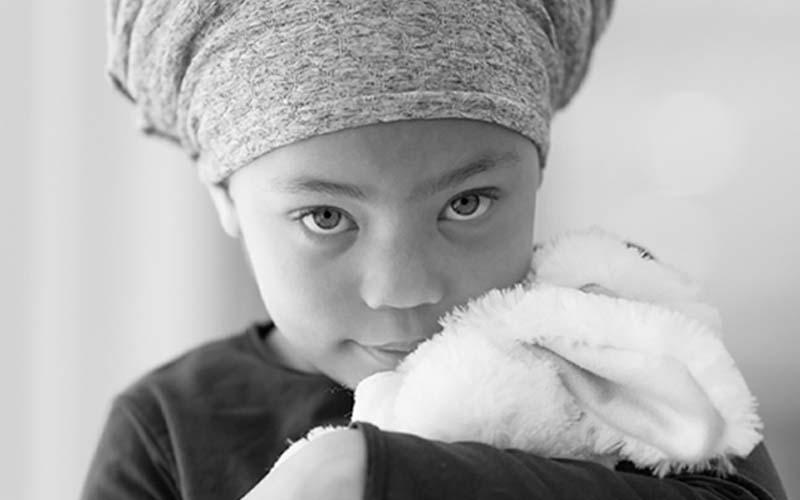
#> input picture BCV_ELF_Taller8_SistemasDifusosEnVisionDeMaquina/figs/imag.jpg, 800 x 500 px
$ jupyter execute --allow-errors BCV_ELF_Taller8_SistemasDifusosEnVisionDeMaquina.ipynb   (shell and % lines are left out)
#> lines starting #> are read from the running program, lines starting #| are printed output that depends on the picture
<p style="font-size:300%; background-color:pink; color:blue; text-align:center;line-height : 80px; margin : 0; padding : 0;">
Taller 8: Sistemas difusos en visión de máquina</p>
<p style="font-size:240%; background-color:pink; color:red; text-align:center;line-height : 60px; margin : 0; padding : 0;">

Técnicas de Inteligencia Artificial - Visión de Máquina </p1>

<p style="font-size:200%; text-align:center; line-height : 40px;  margin-top : 0; margin-bottom : 0; ">
  <br>Est. Brian Camilo Valencia Peña (bcvalenciap@unal.edu.co)
  <br>Est. Esteban Ladino Fajardo (eladinof@unal.edu.co)
</p>

<p style="font-size:180%; text-align:center; line-height : 30px;  margin-top : 0; margin-bottom : 0; "> <br><br>INGENIERÍA ELECTRÓNICA</p>
<p style="font-size:180%; text-align:center; line-height : 30px; margin-top : 0; "> Facultad de Ingeniería</p>
<p style="font-size:160%; text-align:center; line-height : 30px; margin-top : 0; "> Universidad Nacional de Colombia Sede Bogotá</p>
<br>

<p style="font-size:160%; text-align:center; line-height : 30px; margin-top : 0; "> <br>20 de Junio de 2022</p>

## Enunciado

1. Estudiar las funciones en API Reference, de la biblioteca
Scikit-Fuzzy. http://pythonhosted.org/scikit-fuzzy/api/api.html

2.  Estudiar el ejemplo: Fuzzy Control Systems: The Tipping Problem, en la misma biblioteca.

Source code for skfuzzy.filters.fire
fire2d
2-D filtering using Fuzzy Inference Ruled by Else-action (FIRE)

FIRE filtering is nonlinear, and is specifically designed to remove impulse (salt and pepper) noise.

http://pythonhosted.org/scikit-fuzzy/api/skfuzzy.filters.html

Fabrizio Russo, Fuzzy Filtering of Noisy Sensor Data, IEEE Instrumentation and Measurement Technology Conference, Brussels, Belgium, June 4 - 6, 1996, pp 1281 - 1285.

Función
* http://pythonhosted.org/scikit-fuzzy/_modules/skfuzzy/filters/fire.html

[cell 1]
##Parametros
#  I : vector 2d  * imagen de entrada.
#  l2 : float limite maximo de rango de filtrado
#  fuzzyresolution : float, default = 1
##Returns:
# J : vector2d  * imagen filtrada
# ##NOTA
# El filtrado ocurre cuando  l1<|x|<l2 ; fuera de este rango no se aplica.

from __future__ import division, print_function
import numpy as np
import matplotlib.pyplot as plt
import skfuzzy as fuzz

import cv2

import os

def noisy(noise_typ,image):
    if noise_typ == "gauss":
        row,col,ch= image.shape
        mean = 0
        var = 0.1
        sigma = var**0.5
        gauss = np.random.normal(mean,sigma,(row,col,ch))
        gauss = gauss.reshape(row,col,ch)
        noisy = image + gauss
        return noisy
    elif noise_typ == "s&p":
        row,col,ch = image.shape
        s_vs_p = 0.5
        amount = 0.004
        out = np.copy(image)
        # Salt mode
        num_salt = np.ceil(amount * image.size * s_vs_p)
        coords = [np.random.randint(0, i - 1, int(num_salt))
              for i in image.shape]
        out[coords] = 1

        # Pepper mode
        num_pepper = np.ceil(amount* image.size * (1. - s_vs_p))
        coords = [np.random.randint(0, i - 1, int(num_pepper))
              for i in image.shape]
        out[coords] = 0
        return out
    elif noise_typ == "poisson":
        vals = len(np.unique(image))
        vals = 2 ** np.ceil(np.log2(vals))
        noisy = np.random.poisson(image * vals) / float(vals)
        return noisy
    elif noise_typ =="speckle":
        row,col,ch = image.shape
        gauss = np.random.randn(row,col,ch)
        gauss = gauss.reshape(row,col,ch)
        noisy = image + image * gauss
        return noisy

Funcion noisy
La función agrega ruido gaussiano, salpimienta, poisson y moteado en una imagen. Esto se hace con el obj de aplicarle posteriormente los filtros de logica difusa a la imagen y limpiarla.

[cell 2]
def sp_noise(image, prob):
    '''
    Add salt and pepper noise to image
    prob: Probability of the noise
    '''
    output = image.copy()
    if len(image.shape) == 2:
        black = 0
        white = 255
    else:
        colorspace = image.shape[2]
        if colorspace == 3:  # RGB
            black = np.array([0, 0, 0], dtype='uint8')
            white = np.array([255, 255, 255], dtype='uint8')
        else:  # RGBA
            black = np.array([0, 0, 0, 255], dtype='uint8')
            white = np.array([255, 255, 255, 255], dtype='uint8')
    probs = np.random.random(output.shape[:2])
    output[probs < (prob / 2)] = black
    output[probs > 1 - (prob / 2)] = white
    return output

img = cv2.imread('figs/imag.jpg',1)
#> img is the input picture: shape (500, 800, 3); min 0, max 255, mean 173.6
img1 = cv2.cvtColor(img, cv2.COLOR_BGR2GRAY)
#
noise_img = sp_noise(img1,0.2)
#> in sp_noise, `output[probs > 1 - (prob / 2)] = white`:
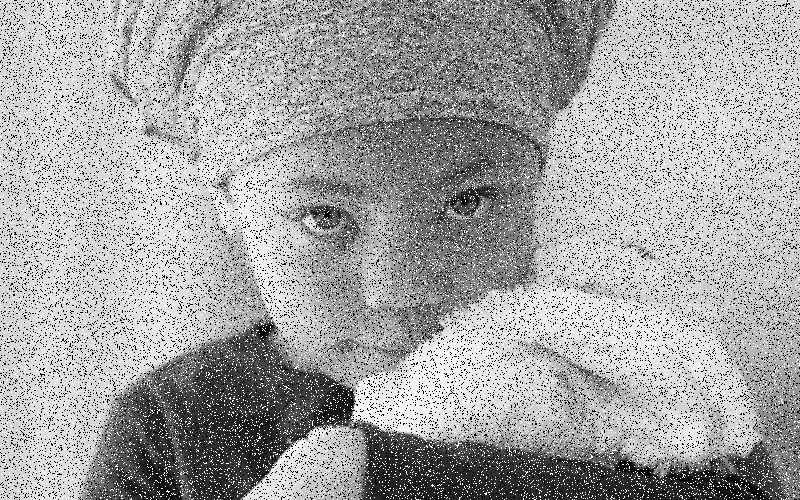
#> output: shape (500, 800); min 0, max 255, mean 164.1
#noise_img = noisy("s&p",img)
#img2 = cv2.cvtColor(noise_img, cv2.COLOR_BGR2GRAY)

plt.figure(1,figsize=(15,15))
plt.subplot(221), plt.imshow(img1, cmap='gray'), plt.title('Imagen'), plt.axis("off")
plt.subplot(222), plt.imshow(noise_img, cmap='gray'), plt.title('Imagen con Ruido'), plt.axis("off")
plt.show()
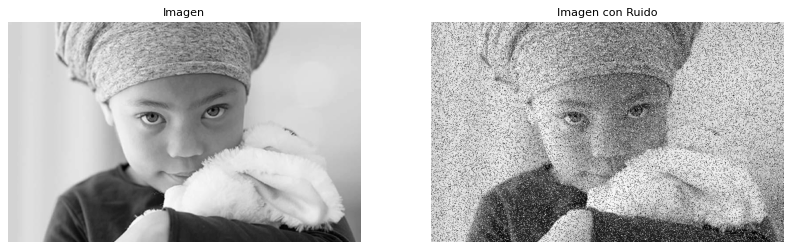
#> figure drawn by matplotlib, 2 panels

[cell 3]
from __future__ import division, print_function
import numpy as np
import matplotlib.pyplot as plt
import skfuzzy as fuzz


colors = ['b', 'orange', 'g', 'r', 'c', 'm', 'y', 'k', 'Brown', 'ForestGreen']

# Define los centros de los cluster
centers = [[4, 2],
           [1, 7],
           [5, 6]]

# Define los cluster sigmas en x e y, respectivamente
sigmas = [[0.8, 0.3],
          [0.3, 0.5],
          [1.1, 0.7]]

# Genera información de prueba
np.random.seed(42)  # Establecer semilla para la reproducibilidad
xpts = np.zeros(1)
ypts = np.zeros(1)
labels = np.zeros(1)
for i, ((xmu, ymu), (xsigma, ysigma)) in enumerate(zip(centers, sigmas)):
    xpts = np.hstack((xpts, np.random.standard_normal(200) * xsigma + xmu))
    ypts = np.hstack((ypts, np.random.standard_normal(200) * ysigma + ymu))
    labels = np.hstack((labels, np.ones(200) * i))

# Visualizar los datos de prueba
fig0, ax0 = plt.subplots()
for label in range(3):
    ax0.plot(xpts[labels == label], ypts[labels == label], '.',
             color=colors[label])
ax0.set_title('Test data: 200 points x3 clusters.')
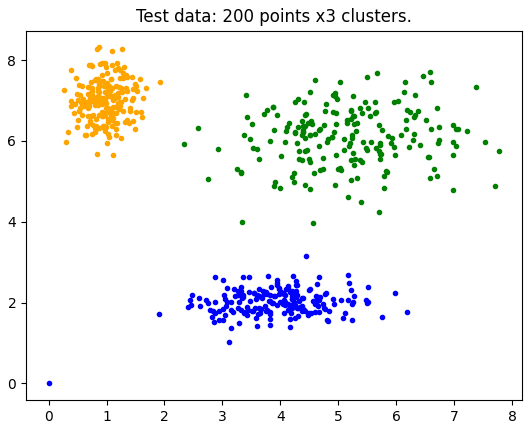
#> figure drawn by matplotlib, 1 panel
